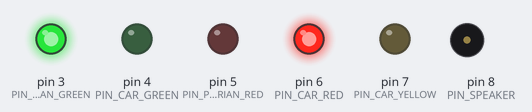
This sketch was run on a simulated Arduino Uno, built with avr-gcc and run on an emulated ATmega328P. Shown: output pins drawn as LEDs (lit = HIGH), buzzer (waves = sounding).

Above: at 2.5 s.
At 6.2 s:
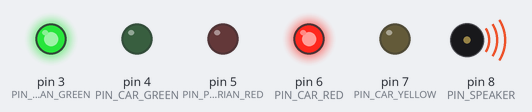
At 10.7 s:
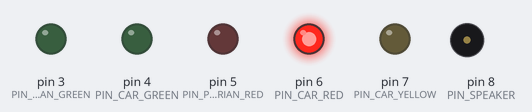
At 19.5 s:
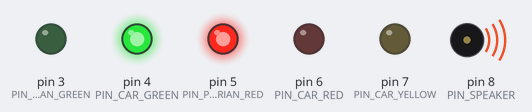
At 23.0 s:
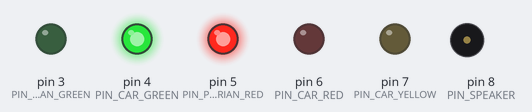
At 27.5 s:
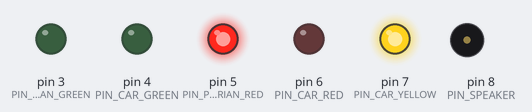
Timing chart, 0 to 33.4 s (numbered marks = the images above):
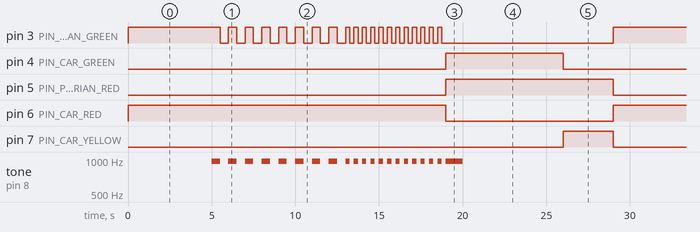

Measured:
- by itself, pin 3 (PIN_PEDESTRIAN_GREEN): moves between LOW and HIGH, repeating every 29.0 s
- by itself, pin 4 (PIN_CAR_GREEN): alternates HIGH for 7.0 s and LOW for 22.0 s
- by itself, pin 5 (PIN_PEDESTRIAN_RED): alternates HIGH for 10.0 s and LOW for 19.0 s
- by itself, pin 6 (PIN_CAR_RED): alternates HIGH for 19.0 s and LOW for 10.0 s
- by itself, pin 7 (PIN_CAR_YELLOW): alternates HIGH for 3.0 s and LOW for 26.0 s
- by itself, tone on pin 8 (PIN_SPEAKER): plays 973 Hz for 0.50 s, 973 Hz for 0.50 s, 973 Hz for 0.50 s, 973 Hz for 0.50 s, 973 Hz for 0.50 s, 973 Hz for 0.50 s … (94 notes in this stretch)

The sketch:

semafor.ino
```cpp
/*
 * traffic lights, with sound
 */

#define NOTE 973
#define PIN_CAR_RED 6
#define PIN_CAR_YELLOW 7
#define PIN_CAR_GREEN 4
#define PIN_PEDESTRIAN_RED 5
#define PIN_PEDESTRIAN_GREEN 3
#define PIN_SPEAKER 8

void setup() {

  pinMode(PIN_CAR_RED, OUTPUT);
  pinMode(PIN_CAR_YELLOW, OUTPUT);
  pinMode(PIN_CAR_GREEN, OUTPUT);
  pinMode(PIN_PEDESTRIAN_RED, OUTPUT);
  pinMode(PIN_PEDESTRIAN_GREEN, OUTPUT);
}

void loop() {

  digitalWrite(PIN_CAR_RED, HIGH);
  digitalWrite(PIN_PEDESTRIAN_RED, LOW);
  digitalWrite(PIN_PEDESTRIAN_GREEN, HIGH);
  delay(5000);

  // iterate over the notes of the melody:
  for (int thisNote = 0; thisNote < 8; thisNote++) {
    int noteDuration = 1000/2;
    tone(PIN_SPEAKER, NOTE, noteDuration);
    digitalWrite(PIN_PEDESTRIAN_GREEN, HIGH);
    delay(500);
    digitalWrite(PIN_PEDESTRIAN_GREEN, LOW);
    delay(500);
    noTone(PIN_SPEAKER);
  }
  for (int thisNote = 0; thisNote < 12; thisNote++) {
    int noteDuration = 1000/4;
    tone(PIN_SPEAKER, NOTE, noteDuration);
    digitalWrite(PIN_PEDESTRIAN_GREEN, HIGH);
    delay(250);
    digitalWrite(PIN_PEDESTRIAN_GREEN, LOW);
    delay(250);
    noTone(PIN_SPEAKER);
  }
  tone(PIN_SPEAKER, NOTE, 1000);

  digitalWrite(PIN_CAR_RED, LOW);
  digitalWrite(PIN_PEDESTRIAN_RED, HIGH);
  digitalWrite(PIN_CAR_GREEN, HIGH);
  delay(7000);
  digitalWrite(PIN_CAR_GREEN, LOW);
  digitalWrite(PIN_CAR_YELLOW, HIGH);
  delay(3000);
  digitalWrite(PIN_CAR_YELLOW, LOW);
}
```
